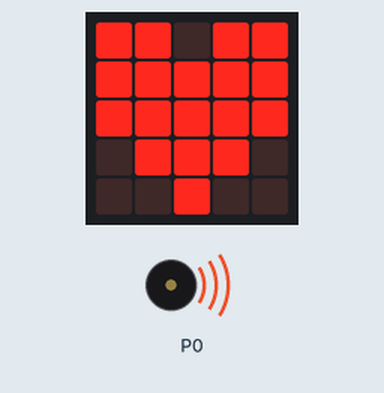
A program run on a simulated BBC micro:bit (MakeCode). Parts: the board's 5×5 LED display, buzzer (waves = sounding).

Above: at 0.1 s.
At 26.6 s:
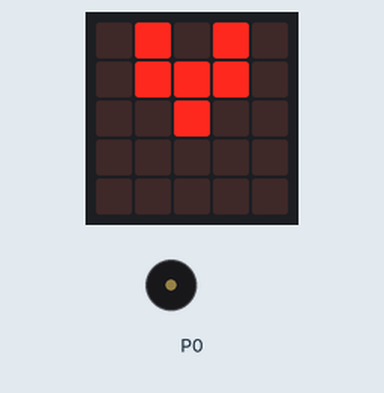
Timing chart, 0 to 40.0 s (numbered marks = the images above):
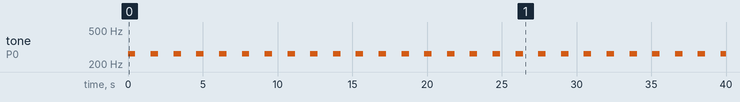

The program:

main.ts
```typescript
basic.forever(function () {
    basic.showLeds(`
        # # . # #
        # # # # #
        # # # # #
        . # # # .
        . . # . .
        `)
    basic.pause(2000)
    basic.showLeds(`
        . # . # .
        . # # # .
        . . # . .
        . . . . .
        . . . . .
        `)
    basic.pause(1000)
    basic.clearScreen()
    basic.pause(1000)
})
basic.forever(function () {
    music.playTone(262, music.beat(BeatFraction.Whole))
    basic.pause(1000)
})
```

test.ts
```typescript
// οι δοκιμές πηγαίνουν εδώ, δεν θα γίνει εκτέλεση όταν αυτό το πακέτο χρησιμοποιηθεί ως επέκταση.
```

Measured:
- by itself, tone on P0: alternates 262 Hz for 0.50 s and silent for 1.0 s
